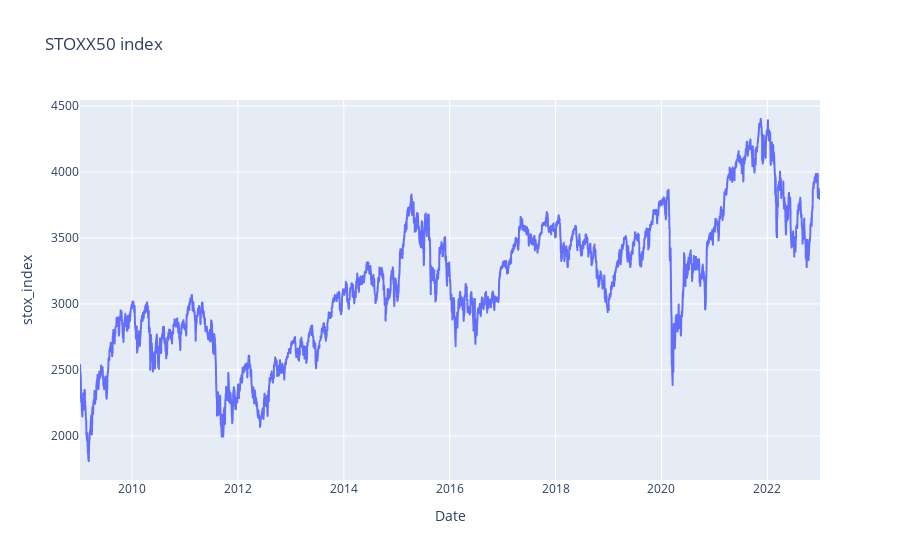

Notebook code for this chart:
### Markdown cell above
### Visualisation of the STOXX50 index

### Code cell
fig = px.line(stoxx50_data, x="Date", y="stox_index", title="STOXX50 index")

fig.show()

### Figure 1 — Plotly figure (JSON) as saved in the notebook; plotly's stock layout.template omitted (floating-point values rounded to 4 significant figures; data arrays with more than 128 entries replaced by an {"elided": "..."} marker saying what was removed)
{"data": [{"hovertemplate": "Date=%{x}<br>stox_index=%{y}<extra></extra>", "legendgroup": "", "line": {"color": "#636efa", "dash": "solid"}, "marker": {"symbol": "circle"}, "mode": "lines", "name": "", "showlegend": false, "type": "scattergl", "x": {"elided": "3511 str values"}, "xaxis": "x", "y": {"elided": "3511 float values"}, "yaxis": "y"}], "layout": {"legend": {"tracegroupgap": 0}, "title": {"text": "STOXX50 index"}, "xaxis": {"anchor": "y", "domain": [0, 1], "title": {"text": "Date"}}, "yaxis": {"anchor": "x", "domain": [0, 1], "title": {"text": "stox_index"}}}}
